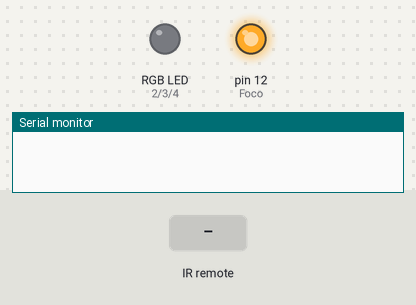
A sketch run on a simulated Arduino Uno, built with avr-gcc and run on an emulated ATmega328P. On the bench: an RGB LED mixed from three pins (HIGH = lit), output pins drawn as LEDs (lit = HIGH), the last lines printed to the serial monitor. The test bench sets the inputs (shaded band).

Above: at 1.2 s.
1.3 s: infrared code 0xFF02FD received
At 2.3 s:
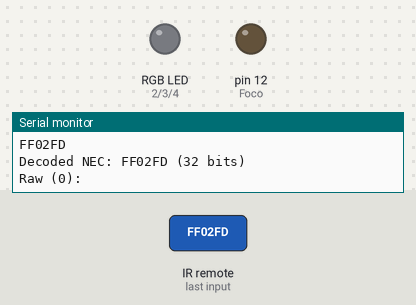
2.8 s: infrared code 0xFFE21D received
At 3.5 s:
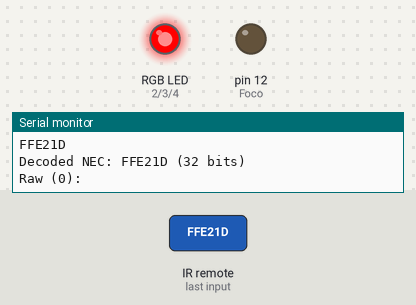
4.3 s: infrared code 0xFFA857 received
At 4.6 s:
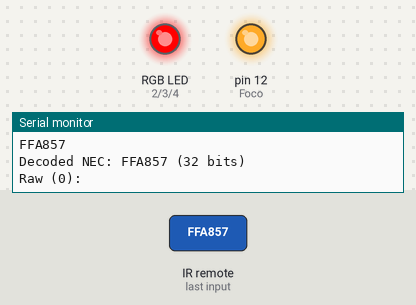
5.8 s: infrared code 0xFFC23D received
At 6.9 s:
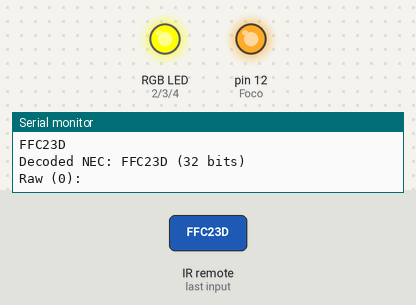
7.3 s: infrared code 0xFF906F received
At 8.1 s:
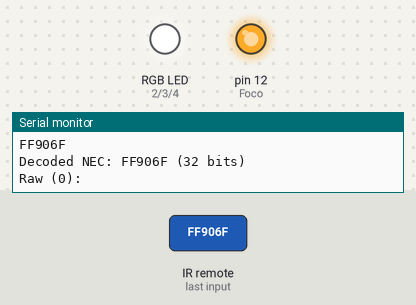
8.8 s: infrared code 0xFFA25D received
At 9.2 s:
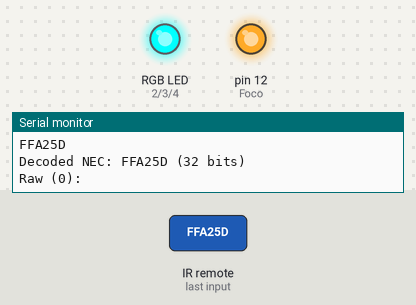
Timing chart, 0 to 11.3 s (numbered marks = the images above; inputs shaded):
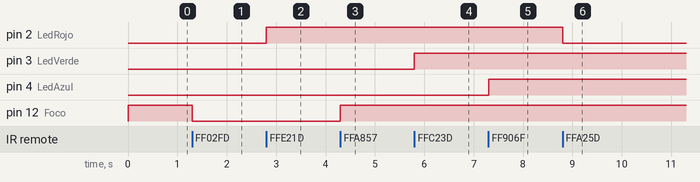

The sketch:

Control_Remoto_Arduino_Foco_RGB.ino
```cpp
#include <IRremote.h>
int RECV_PIN = 11;
int Foco=12;
int LedRojo=2;
int LedVerde=3;
int LedAzul=4;
IRrecv irrecv(RECV_PIN);
decode_results results;

void setup()
{
  Serial.begin(9600);
  irrecv.enableIRIn(); // Start the receiver
   pinMode(Foco, OUTPUT);
   pinMode(LedRojo,OUTPUT);
   pinMode(LedVerde,OUTPUT);
   pinMode(LedAzul,OUTPUT);
   digitalWrite(Foco,HIGH);
}

void dump(decode_results *results) {
  int count = results->rawlen;
  if (results->decode_type == UNKNOWN) {
    Serial.println("Could not decode message");
  }
  else {
    if (results->decode_type == NEC) {
      Serial.print("Decoded NEC: ");
    }
    else if (results->decode_type == SONY) {
      Serial.print("Decoded SONY: ");
    }
    else if (results->decode_type == RC5) {
      Serial.print("Decoded RC5: ");
    }
    else if (results->decode_type == RC6) {
      Serial.print("Decoded RC6: ");
    }
    Serial.print(results->value, HEX);
    Serial.print(" (");
    Serial.print(results->bits, DEC);
    Serial.println(" bits)");
  }
  Serial.print("Raw (");
  Serial.print(count, DEC);
  Serial.print("): ");

  for (int i = 0; i < count; i++) {
    if ((i % 2) == 1) {
      Serial.print(results->rawbuf[i]*USECPERTICK, DEC);
    }
    else {
      Serial.print(-(int)results->rawbuf[i]*USECPERTICK, DEC);
    }
    Serial.print(" ");
  }
  Serial.println("");
}


void loop() {
  if (irrecv.decode(&results)) {
    Serial.println(results.value, HEX);
    dump(&results);
    irrecv.resume(); // Receive the next value
   if(results.value==0xFF02FD)
  {
   digitalWrite(Foco,LOW);
  }
    if(results.value==0xFFA857)
  {
   digitalWrite(Foco,HIGH);
  }
   if(results.value==0xFFE21D)
  {
   digitalWrite(LedRojo,HIGH);
  }
  if(results.value==0xFFC23D)
  {
   digitalWrite(LedVerde,HIGH);
  }
  if(results.value==0xFF906F)
  {
   digitalWrite(LedAzul,HIGH);
  }
   if(results.value==0xFFA25D)
  {
   digitalWrite(LedRojo,LOW);
  }
  if(results.value==0xFF22DD)
  {
   digitalWrite(LedVerde,LOW);
  }
  if(results.value==0xFFE01F)
  {
   digitalWrite(LedAzul,LOW);
  }

}

}
```

Measured:
- after the input at 1.3 s, pin 12 (Foco): HIGH → LOW at once
- after the input at 2.8 s, pin 2 (LedRojo): LOW → HIGH at once
- after the input at 4.3 s, pin 12 (Foco): LOW → HIGH at once
- after the input at 5.8 s, pin 3 (LedVerde): LOW → HIGH at once
- after the input at 7.3 s, pin 4 (LedAzul): LOW → HIGH at once
- after the input at 8.8 s, pin 2 (LedRojo): HIGH → LOW at once
